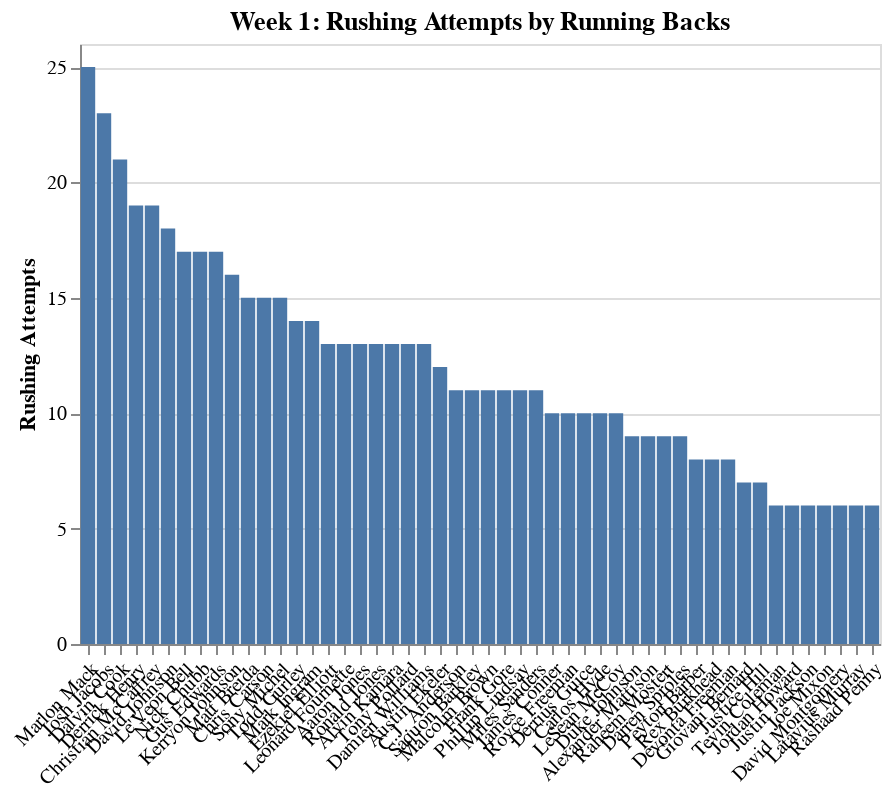

Notebook code cell kept with this figure:
### Code cell
chart

### Figure 1 — Vega-Lite specification as saved in the notebook (floating-point values rounded to 4 significant figures)
{"$schema": "https://vega.github.io/schema/vega-lite/v3.4.0.json", "config": {"background": "white", "mark": {"tooltip": null}, "view": {"height": 300, "width": 400}}, "data": {"name": "data-69487cd00769cf2f0c6550fd6506db3d"}, "datasets": {"data-69487cd00769cf2f0c6550fd6506db3d": [{"Attempts": 25, "Player": "Marlon Mack", "Team": "IND"}, {"Attempts": 23, "Player": "Josh Jacobs", "Team": "OAK"}, {"Attempts": 21, "Player": "Dalvin Cook", "Team": "MIN"}, {"Attempts": 19, "Player": "Derrick Henry", "Team": "TEN"}, {"Attempts": 19, "Player": "Christian McCaffrey", "Team": "CAR"}, {"Attempts": 18, "Player": "David Johnson", "Team": "ARI"}, {"Attempts": 17, "Player": "Le'Veon Bell", "Team": "NYJ"}, {"Attempts": 17, "Player": "Nick Chubb", "Team": "CLE"}, {"Attempts": 17, "Player": "Gus Edwards", "Team": "BAL"}, {"Attempts": 16, "Player": "Kerryon Johnson", "Team": "DET"}, {"Attempts": 15, "Player": "Matt Breida", "Team": "SF"}, {"Attempts": 15, "Player": "Chris Carson", "Team": "SEA"}, {"Attempts": 15, "Player": "Sony Michel", "Team": "NE"}, {"Attempts": 14, "Player": "Todd Gurley", "Team": "LAR"}, {"Attempts": 14, "Player": "Mark Ingram", "Team": "BAL"}, {"Attempts": 13, "Player": "Ezekiel Elliott", "Team": "DAL"}, {"Attempts": 13, "Player": "Leonard Fournette", "Team": "JAC"}, {"Attempts": 13, "Player": "Aaron Jones", "Team": "GB"}, {"Attempts": 13, "Player": "Ronald Jones", "Team": "TB"}, {"Attempts": 13, "Player": "Alvin Kamara", "Team": "NO"}, {"Attempts": 13, "Player": "Tony Pollard", "Team": "DAL"}, {"Attempts": 13, "Player": "Damien Williams", "Team": "KC"}, {"Attempts": 12, "Player": "Austin Ekeler", "Team": "LAC"}, {"Attempts": 11, "Player": "C.J. Anderson", "Team": "DET"}, {"Attempts": 11, "Player": "Saquon Barkley", "Team": "NYG"}, {"Attempts": 11, "Player": "Malcolm Brown", "Team": "LAR"}, {"Attempts": 11, "Player": "Frank Gore", "Team": "BUF"}, {"Attempts": 11, "Player": "Phillip Lindsay", "Team": "DEN"}, {"Attempts": 11, "Player": "Miles Sanders", "Team": "PHI"}, {"Attempts": 10, "Player": "James Conner", "Team": "PIT"}, {"Attempts": 10, "Player": "Royce Freeman", "Team": "DEN"}, {"Attempts": 10, "Player": "Derrius Guice", "Team": "WAS"}, {"Attempts": 10, "Player": "Carlos Hyde", "Team": "HOU"}, {"Attempts": 10, "Player": "LeSean McCoy", "Team": "KC"}, {"Attempts": 9, "Player": "Duke Johnson", "Team": "HOU"}, {"Attempts": 9, "Player": "Alexander Mattison", "Team": "MIN"}, {"Attempts": 9, "Player": "Raheem Mostert", "Team": "SF"}, {"Attempts": 9, "Player": "Darren Sproles", "Team": "PHI"}, {"Attempts": 8, "Player": "Peyton Barber", "Team": "TB"}, {"Attempts": 8, "Player": "Rex Burkhead", "Team": "NE"}, {"Attempts": 8, "Player": "Devonta Freeman", "Team": "ATL"}, {"Attempts": 7, "Player": "Giovani Bernard", "Team": "CIN"}, {"Attempts": 7, "Player": "Justice Hill", "Team": "BAL"}, {"Attempts": 6, "Player": "Tevin Coleman", "Team": "SF"}, {"Attempts": 6, "Player": "Jordan Howard", "Team": "PHI"}, {"Attempts": 6, "Player": "Justin Jackson", "Team": "LAC"}, {"Attempts": 6, "Player": "Joe Mixon", "Team": "CIN"}, {"Attempts": 6, "Player": "David Montgomery", "Team": "CHI"}, {"Attempts": 6, "Player": "Latavius Murray", "Team": "NO"}, {"Attempts": 6, "Player": "Rashaad Penny", "Team": "SEA"}]}, "encoding": {"x": {"axis": {"labelAngle": -45, "title": ""}, "field": "Player", "sort": {"field": "Attempts", "op": "sum", "order": "descending"}, "type": "nominal"}, "y": {"axis": {"title": "Rushing Attempts"}, "field": "Attempts", "type": "quantitative"}}, "mark": "bar", "title": "Week 1: Rushing Attempts by Running Backs"}
